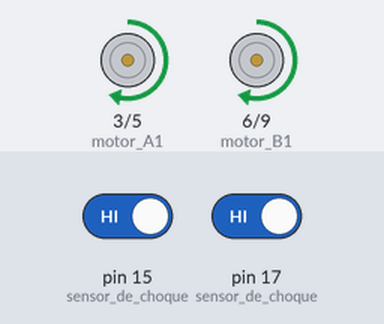
A sketch run on a simulated Arduino Uno, built with avr-gcc and run on an emulated ATmega328P. On the bench: motor-driver pin pairs drawn as motors (green arrow = first pin HIGH = forward, orange = second pin HIGH = backward, longer = more drive). The inputs (shaded band) are chosen by the test bench; at power-on: pin 15 (sensor_de_choque) HIGH, pin 17 (sensor_de_choque) HIGH.

Above: at 1.2 s.
1.3 s: pin 15 (sensor_de_choque) driven LOW
At 1.7 s:
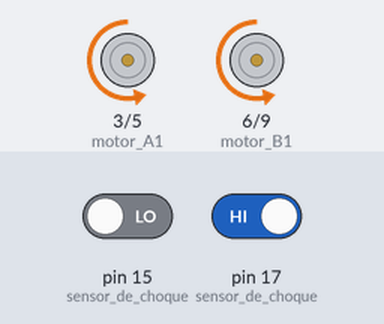
4.3 s: pin 17 (sensor_de_choque) driven LOW
At 5.6 s:
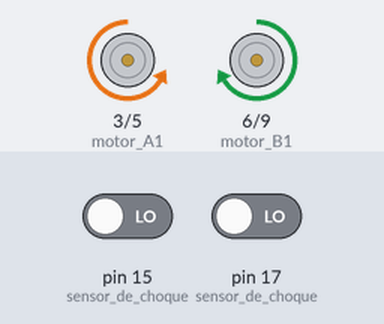
7.3 s: pin 17 (sensor_de_choque) driven HIGH
At 8.3 s:
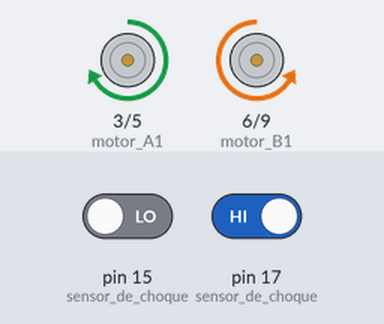
Timing chart, 0 to 16.3 s (numbered marks = the images above; inputs shaded):
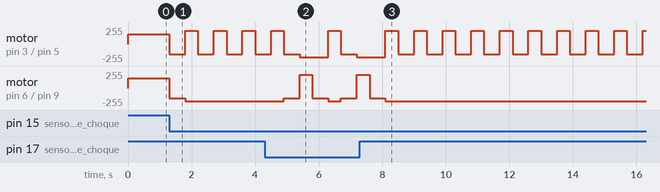

Measured:
- after the input at 1.3 s, motor on pin 3 (motor_A1) / pin 5 (motor_A2): alternates forward 200/255 for 0.40 s and backward 150/255 for 0.50 s, starting at once; motor on pin 6 (motor_B1) / pin 9 (motor_B2): forward 150/255 → backward 150/255 at once, → backward 200/255 0.50 s later
- after the input at 4.3 s, motor on pin 6 (motor_B1) / pin 9 (motor_B2): backward 200/255 → backward 150/255 after 0.60 s, → forward 200/255 0.50 s later, → backward 150/255 0.40 s later, → backward 200/255 0.50 s later, … (6 changes in this stretch)
- after the input at 7.3 s, motor on pin 6 (motor_B1) / pin 9 (motor_B2): goes on until 8.1 s, then stays backward 200/255

The sketch:

POPBOT_2_2.ino
```cpp
//con esta rutina el robot rebota al chocar con una esquina

int contador = 0;
int bandera = 0;

void setup() {
  pinMode(3, OUTPUT);   //motor A1
  pinMode(5, OUTPUT);   //motor A2
  pinMode(6, OUTPUT);   //motor B1
  pinMode(9, OUTPUT);   //motor B2
  pinMode(15, INPUT);   //sensor de choque
  pinMode(17, INPUT);   //sensor de choque
}


void avanza(int speeds) {
  analogWrite(3, speeds);   // rueda izquierda avanza a la velocidad de 0-255
  digitalWrite(5, LOW);
  analogWrite(6, speeds);  //rueda derecha avanza a la velocidad de 0-255
  digitalWrite(9, LOW);
}

void retrocede(int speeds) {
  digitalWrite(3, LOW);   // rueda izquierda avanza a la velocidad de 0-255
  analogWrite(5, speeds);
  digitalWrite(6, LOW);  //rueda derecha avanza a la velocidad de 0-255
  analogWrite(9, speeds);
}

void giro_izquierda(int speeds) {
  digitalWrite(3, LOW);   // rueda izquierda avanza a la velocidad de 0-255
  analogWrite(5, speeds);
  analogWrite(6, speeds);  //rueda derecha avanza a la velocidad de 0-255
  digitalWrite(9, LOW);
}

void giro_derecha(int speeds) {
  analogWrite(3, speeds);   // rueda izquierda avanza a la velocidad de 0-255
  digitalWrite(5, LOW);
  digitalWrite(6, LOW);  //rueda derecha avanza a la velocidad de 0-255
  analogWrite(9, speeds);
}


void loop() {
  avanza(150);
  if (contador > 5) {
    contador = 0;
    retrocede(150);
    delay(2000);
    giro_derecha(200);
    delay(800);
  }
  if (digitalRead(15) == 0) {
    if (bandera == 1) {
      contador++;
    }
    else {
      contador = 0;
    }
    bandera = 0;
    retrocede(150);
    delay(500);
    giro_derecha(200);
    delay(400);
  }
  if (digitalRead(17) == 0) {
    if (bandera == 0) {
      contador++;
    }
    else {
      contador = 0;
    }
    bandera = 1;
    retrocede(150);
    delay(500);
    giro_izquierda(200);
    delay(400);
  }
}
```
